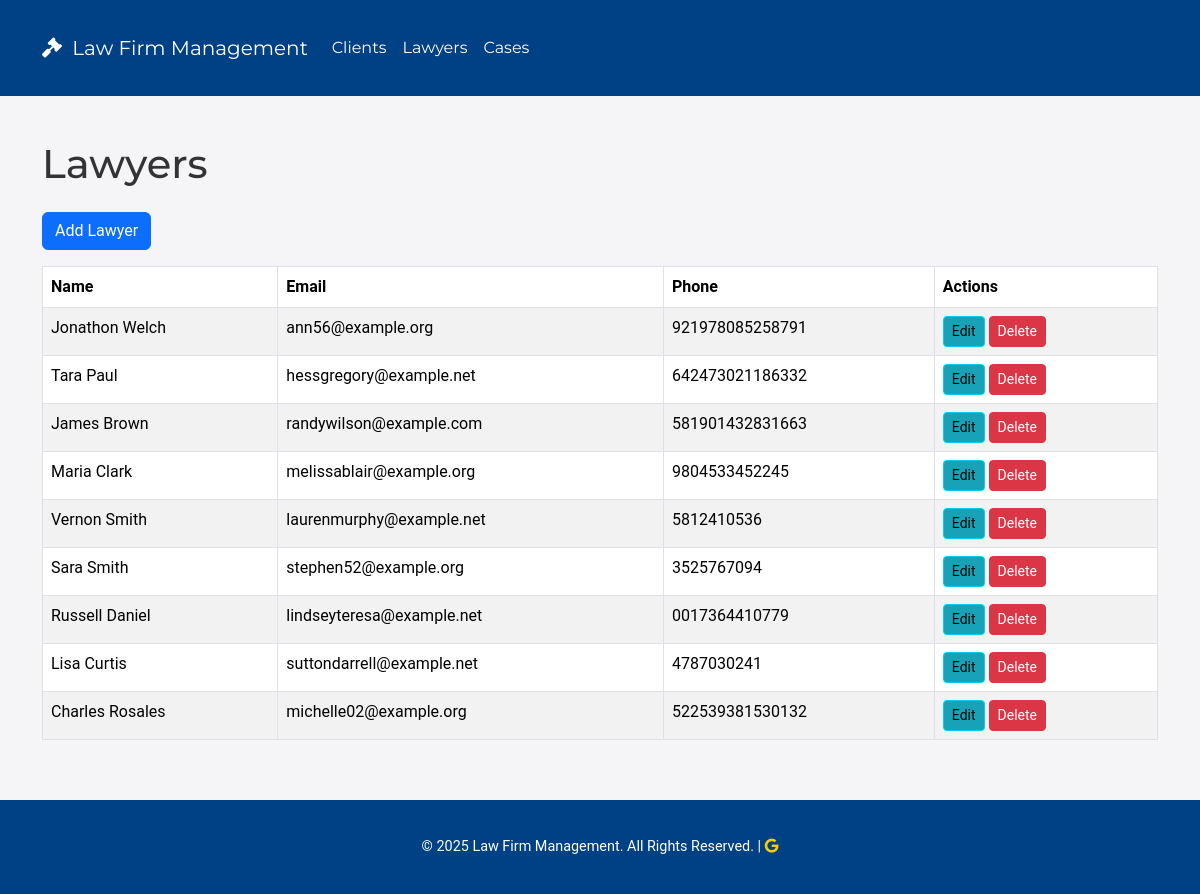
The app's page /lawyers/ with its own data.
### cases/models.py (models this page shows, shortened)
class Lawyer(models.Model):
    first_name = models.CharField(max_length=100)
    last_name = models.CharField(max_length=100)
    email = models.EmailField()
    phone = models.CharField(max_length=15)

### cases/views.py (the view)
# urls.py: path('lawyers/', views.LawyerListView.as_view(), name='lawyer_list'),
class LawyerListView(ListView):
    model = Lawyer
    template_name = "lawyers/lawyer_list.html"

### cases/templates/lawyers/lawyer_list.html
{% extends 'base.html' %}
{% block content %}
    <h1 class="mb-4">Lawyers</h1>
    <a class="btn btn-primary mb-3" href="{% url 'cases:lawyer_create' %}">Add Lawyer</a>
    <table class="table table-striped table-bordered">
        <thead class="thead-dark">
        <tr>
            <th>Name</th>
            <th>Email</th>
            <th>Phone</th>
            <th>Actions</th>
        </tr>
        </thead>
        <tbody>
        {% for lawyer in object_list %}
            <tr>
                <td>{{ lawyer.first_name }} {{ lawyer.last_name }} </td>
                <td>{{ lawyer.email }}</td>
                <td>{{ lawyer.phone }}</td>
                <td>
                    <a class="btn btn-sm btn-info" href="{% url 'cases:lawyer_update' lawyer.pk %}">Edit</a>
                    <a class="btn btn-sm btn-danger" href="{% url 'cases:lawyer_delete' lawyer.pk %}">Delete</a>
                </td>
            </tr>
        {% empty %}
            <tr>
                <td colspan="4" class="text-center"> No Lawyers found.</td>
            </tr>
        {% endfor %}
        </tbody>
    </table>
{% endblock %}

### cases/templates/base.html (style rules this page uses)
body { font-family: 'Roboto', sans-serif; background-color: #f5f5f7; color: #333; }
h1, h2, h3, h4, h5, h6, .navbar-brand, .nav-link { font-family: 'Montserrat', sans-serif; }
.btn-primary, .btn-danger, .btn-secondary { margin-right: 5px; }
.btn-info { background-color: #17a2b8; }
.btn-danger { background-color: #dc3545; }
.table thead { background-color: #004085; color: #ffffff; }
.table-bordered { border: 1px solid #dee2e6; }

### records on screen
Lawyer: first_name "Jonathon", last_name "Welch", email "ann56@example.org", phone "921978085258791"
Lawyer: first_name "Tara", last_name "Paul", email "hessgregory@example.net", phone "642473021186332"
Lawyer: first_name "James", last_name "Brown", email "randywilson@example.com", phone "581901432831663"
Lawyer: first_name "Maria", last_name "Clark", email "melissablair@example.org", phone "9804533452245"
Lawyer: first_name "Vernon", last_name "Smith", email "laurenmurphy@example.net", phone "5812410536"
Lawyer: first_name "Sara", last_name "Smith", email "stephen52@example.org", phone "3525767094"
Lawyer: first_name "Russell", last_name "Daniel", email "lindseyteresa@example.net", phone "0017364410779"
Lawyer: first_name "Lisa", last_name "Curtis", email "suttondarrell@example.net", phone "4787030241"
Lawyer: first_name "Charles", last_name "Rosales", email "michelle02@example.org", phone "522539381530132"
